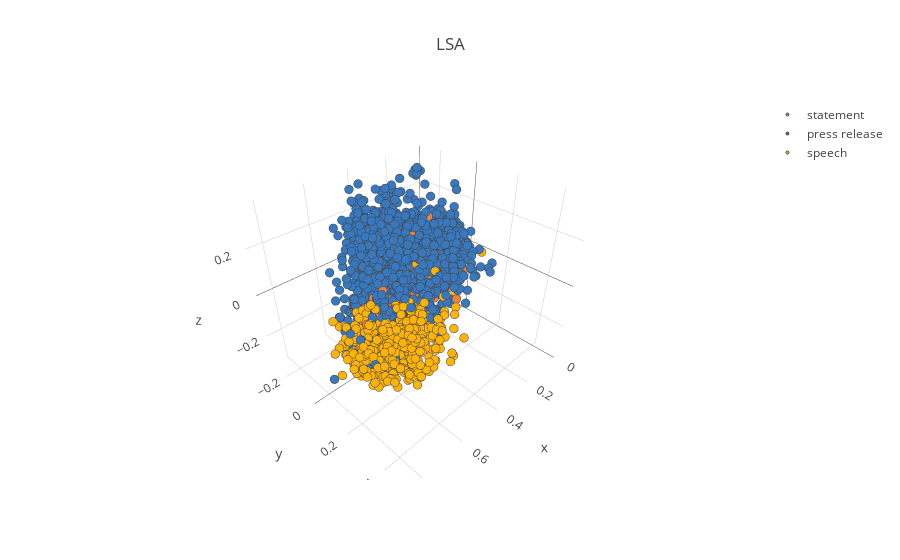

The notebook cell saved with this chart:
### Code cell
# separate data by type
state = lsa_3components[lsa_components.Type=='statement']
press = lsa_3components[(lsa_components.Type=='press release')]
speech = lsa_3components[(lsa_components.Type=='speech')]

# 3d scatter plot the data
trace_comp0 = go.Scatter3d(
    x=state.component1,
    y=state.component2,
    z=state.component3,
    mode='markers',
    marker=dict(size=3,
                line=dict(width=1),
                color="#f0833a"
               ),
    name='statement',
    text=state.Candidate,
    )

trace_comp1 = go.Scatter3d(
    x=press.component1,
    y=press.component2,
    z=press.component3,
    mode='markers',
    marker=dict(size=3,
                line=dict(width=1),
                color="#3778bf"
               ),
    name='press release',
    text=press.Candidate,
    )

trace_comp2 = go.Scatter3d(
    x=speech.component1,
    y=speech.component2,
    z=speech.component3,
    mode='markers',
    marker=dict(size=3,
                line=dict(width=1),
                color="#feb308"
               ),
    name='speech',
    text=speech.Candidate,
    )

data_comp = [trace_comp0, trace_comp1, trace_comp2]
layout_comp = go.Layout(
    title='LSA',
    hovermode='closest',

)
fig_comp = go.Figure(data=data_comp, layout=layout_comp)
py.iplot(fig_comp, filename='LSA')

### Figure 1 — Plotly figure (JSON) as saved in the notebook; plotly's stock layout.template omitted (floating-point values rounded to 4 significant figures; data arrays with more than 128 entries replaced by an {"elided": "..."} marker saying what was removed)
{"data": [{"marker": {"color": "#f0833a", "line": {"width": 1}, "size": 3}, "mode": "markers", "name": "statement", "text": {"elided": "841 str values"}, "type": "scatter3d", "uid": "1fe7556f-78c3-413d-825f-718910c6e94c", "x": {"elided": "841 float values"}, "y": {"elided": "841 float values"}, "z": {"elided": "841 float values"}}, {"marker": {"color": "#3778bf", "line": {"width": 1}, "size": 3}, "mode": "markers", "name": "press release", "text": {"elided": "6090 str values"}, "type": "scatter3d", "uid": "6b13ea89-b2b7-4356-a553-2581ac794060", "x": {"elided": "6090 float values"}, "y": {"elided": "6090 float values"}, "z": {"elided": "6090 float values"}}, {"marker": {"color": "#feb308", "line": {"width": 1}, "size": 3}, "mode": "markers", "name": "speech", "text": {"elided": "430 str values"}, "type": "scatter3d", "uid": "a1c003e9-81bb-4e9a-aa15-0b2f3b39b883", "x": {"elided": "430 float values"}, "y": {"elided": "430 float values"}, "z": {"elided": "430 float values"}}], "layout": {"hovermode": "closest", "title": {"text": "LSA"}}}
